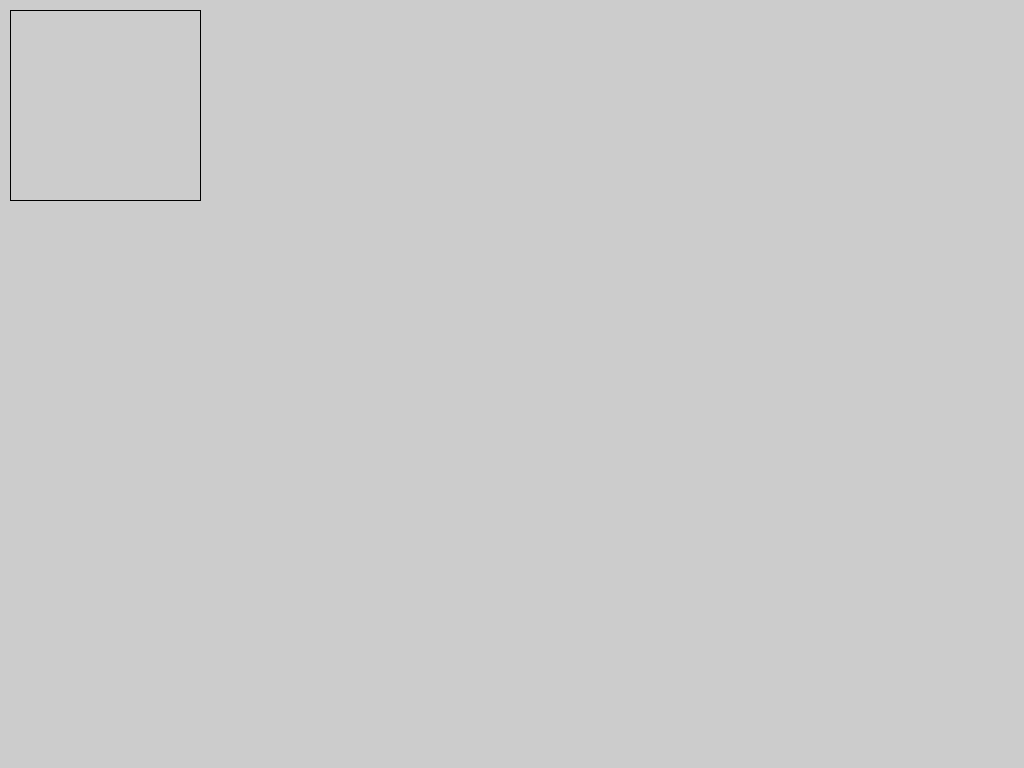
Frame 1 (no input)
Frame 60 (the mouse pressed at the canvas centre just before this capture): identical to frame 1, image omitted
Frame 120 (the mouse held since frame 60 and released just before this capture): identical to frame 1, image omitted

The Processing sketch that drew this single still picture (run headless with seeded random() and noise(); from frame 60 on, the mouse is pressed at the canvas centre):

// Processing sketch: Hoofdstuk_9_Opdracht_4
// ── Hoofdstuk_9_Opdracht_4.pde


void setup(){
  size(1024,768);
  myOwnSquare( 10, 10, 200, 200);
}


void draw(){
}



void myOwnSquare(float xPosition, float yPosition, float squareWidth, float squareHeight){
  line(xPosition, yPosition, squareWidth, yPosition);
  line(xPosition, squareHeight, squareWidth, squareHeight);
  line(xPosition, yPosition, xPosition, squareHeight);
  line(squareWidth, yPosition, squareWidth, squareHeight);
}
